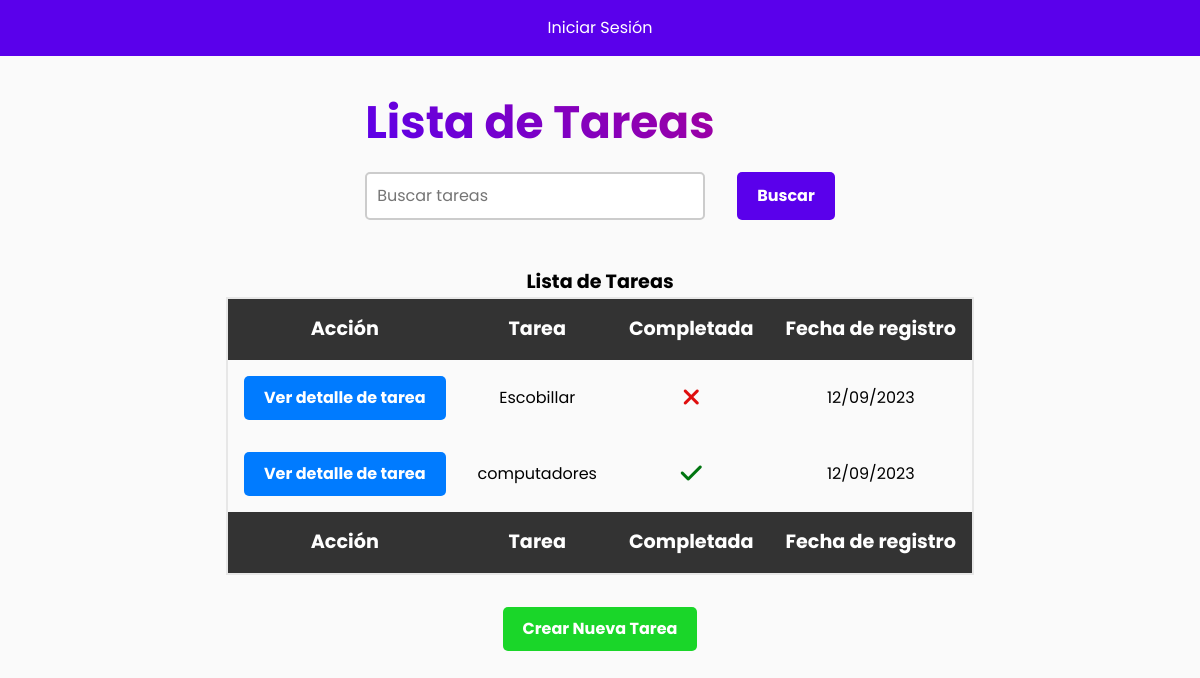
Before: /todo_task/ with the older database file.
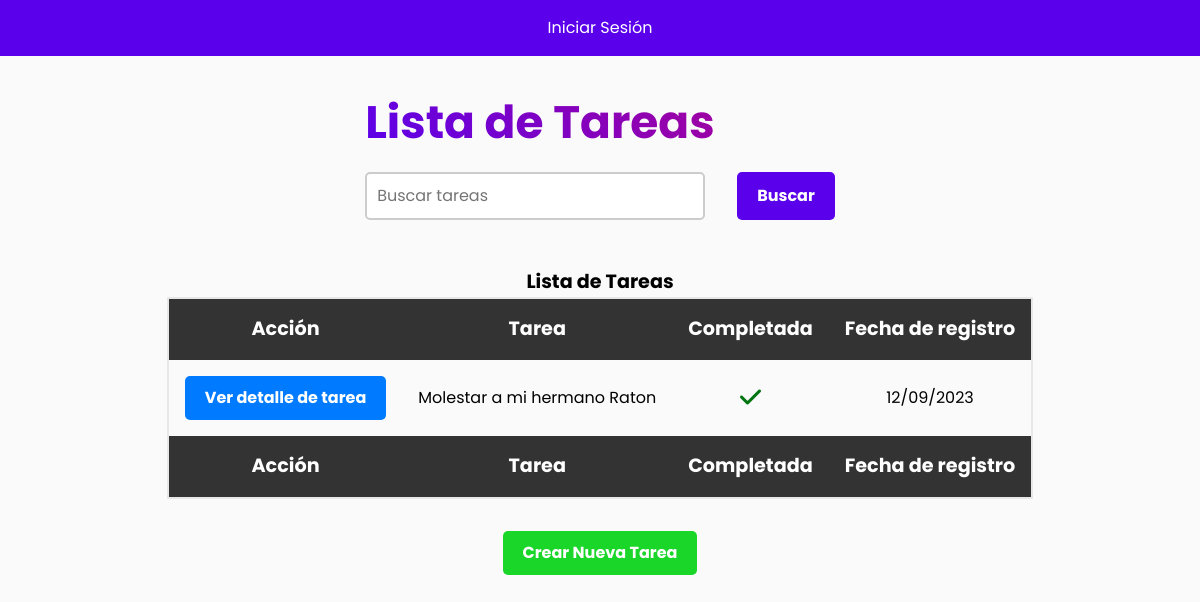
After: the same page with the newer database file.
### todo_task/models.py (models this page shows, shortened)
class Task(models.Model):
    title = models.CharField(max_length=200)
    complete = models.BooleanField(default=False)
    created = models.DateTimeField(auto_now_add=True)
    labels = models.ManyToManyField("Label")
    class Meta:
        ordering = ["-created"]

### todo_task/views.py (the view)
# urls.py: path("", views.list_tasks, name="list_tasks"),
def list_tasks(request):
    tasks = Task.objects.all()
    query = request.GET.get('q', '')  # Obtiene el valor de búsqueda del parámetro 'q' en la URL
    if not query:
        tasks = Task.objects.all()  # Obtén todas las tareas
    else:
        tasks = Task.objects.filter(title__startswith=query)  # Filtra las tareas cuyos títulos empiezan por la letra puesta
    return render(request, "todo_task/list_tasks.html", {"tasks": tasks, "query": query})

### todo_task/templates/todo_task/list_tasks.html (shortened to what this page needs)
{% extends "base.html" %}
{% load static %}
{% block css %}
    <link rel="stylesheet" type="text/css" href="{% static 'todo_task/css/style.css' %}">
{% endblock %}
{% block content %}
<section class="container">
    <h1 class="fs-6">Lista de Tareas</h1>
    <form class="search-form" method="get">
        <input type="text" name="q" value="{{ query }}" placeholder="Buscar tareas">
        <input class="btn btn-search" type="submit" value="Buscar">
    </form>
</section>
<section class="container">
    <table class="table">
        <caption class="fs-2">
            Lista de Tareas
        </caption>
        <thead>
            <tr class="table__headers fs-1">
                <th>Acción</th>
                <th>Tarea</th>
                <th>Completada</th>
                <th>Fecha de registro</th>
            </tr>
        </thead>
        <tbody>
            {% for task in tasks %}
            <tr class="fs-0">
                <td><a class="table__action" href="{% url 'task_detail' task.id %}">Ver detalle de tarea</a></td>
                <td>{{ task.title }}</td>
                <td class="table__status-cell">{% if task.complete %}<i class="fa-solid fa-check status-cell__ticket"></i>{% else %}<i class="fa-solid fa-xmark status-cell__cross"></i>{% endif %}</td>
                <td>{{ task.created|date:"d/m/Y" }}</td>
            </tr>
            {% endfor %}
        </tbody>
        <tfoot>
            <tr class="table__headers fs-1">
                <th>Acción</th>
                <th>Tarea</th>
                <th>Completada</th>
                <th>Fecha de registro</th>
            </tr>
        </tfoot>
    </table>
</section>
<div class="container">
    <a class="btn btn-create" href="{% url 'create_task' %}">Crear Nueva Tarea</a>
</div>
{% endblock %}

### taskmaster/templates/base.html (shortened to what this page needs)
{% load static %}
<!DOCTYPE html>
<html lang="es">
    <head>
        <link rel="stylesheet" type="text/css" href="{% static 'css/main.css' %}" />
        {% block css %}{% endblock %}
        <link
            rel="stylesheet"
            href="https://cdnjs.cloudflare.com/ajax/libs/font-awesome/6.4.2/css/all.min.css" />
    </head>
    <body>
        <header>
            <nav class="primary-nav">
                <ul class="nav-links">
                    {% if user.is_authenticated %}
                    <li><a href="{% url 'list_tasks' %}">Tareas</a></li>
                    {% if user.is_staff %}
                    <li><a href="{% url 'user_list' %}">Usuarios</a></li>
                    {% endif %}
                    <li id="perfil-trigger">
                        <div class="dropdown">
                            <button id="dropdown-button" class="dropbtn">
                                {{ user.email }}
                            </button>
                            <div id="myDropdown" class="dropdown-content">
                                <a href="{% url 'user_detail' request.user.id %}"
                                    >Mi Perfil</a
                                >
                                <a href="{% url 'logout' %}">Cerrar Sesión</a>
                            </div>
                        </div>
                    </li>
                    {% else %}
                    <li><a href="{% url 'login' %}">Iniciar Sesión</a></li>
                    {% endif %}
                </ul>
            </nav>
        </header>
        <main>{% block content %}{% endblock %}</main>
    </body>
</html>

### taskmaster/static/css/main.css (style rules this page uses)
:root { --clr-white: rgb(255, 255, 255); --clr-neutral-400: rgb(3, 3, 3); --clr-accent-700: rgb(90, 0, 235); --clr-gradient-accent: rgb(182, 0, 136); --clr-complete: rgb(0, 117, 16); --clr-incomplete: rgb(223, 14, 14); --clr-btn-create: rgb(26, 214, 41); --clr-btn-edit: rgb(0, 123, 255); --clr-btn-delete: rgb(223, 14, 14); --clr-btn-return: rgb(90, 90, 90); --clr-btn-search: var(--clr-accent-700); --clr-white-hover: rgba(255, 255, 255, 0.8); --clr-btn-create-hover: rgba(26, 214, 41, 0.8); --clr-btn-edit-hover: rgba(0, 123, 255, 0.8); --clr-btn-delete-hover: rgba(223, 14, 14, 0.8); --clr-btn-return-hover: rgba(90, 90, 90, 0.8); --clr-btn-search-hover: rgba(90, 0, 235, 0.8); --bg-clr: rgb(250, 250, 250); --ff-primary: "Poppins", Arial, Helvetica, sans-serif; --ff-body: var(var(--ff-primary)); --ff-heading: var(var(--ff-primary)); --fw-regular: 400; --fw-semi-bold: 600; --fw-bold: 700; --fs-1: clamp(0.75rem, calc(0.55rem + 0.69vw), 1.19rem); --fs-2: clamp(0.78rem, calc(0.59rem + 0.81vw), 1.4rem); --fs-3: clamp(0.88rem, calc(0.69rem + 1.06vw), 1.75rem); --fs-4: clamp(1.05rem, calc(0.81rem + 1.38vw), 2.19rem); --fs-5: clamp(1.26rem, calc(0.95rem + 1.79vw), 2.73rem); --fs-6: clamp(1.51rem, calc(1.11rem + 2.31vw), 3.42rem); --fs-7: clamp(1.81rem, calc(1.29rem + 2.98vw), 4.27rem); --fs-8: clamp(2.18rem, calc(1.51rem + 3.83vw), 5.34rem); --bs-1: clamp(2.38rem, calc(1.51rem + 2.79vw), 3rem); }
*, *::before, *::after { box-sizing: border-box; }
* { margin: 0; padding: 0; font: inherit; }
html { scroll-behavior: smooth; scroll-padding-top: var(--scroll-padding, 75px); }
body { line-height: 1.5; -webkit-font-smoothing: antialiased; background-color: var(--bg-clr); font-family: var(--ff-primary); }
h1, h2, p { color: var(--clr-neutral); }
a { text-decoration: none; }
li { list-style-type: none; text-align: center; }
caption { font-weight: var(--fw-bold); }
.fs-1 { font-size: var(--fs-1); }
.fs-2 { font-size: var(--fs-2); }
.fs-6 { font-size: var(--fs-6); }
.container { width: min(100% - 3rem, 120ch); margin-inline: auto; margin-top: 2rem; display: grid; place-content: center; }
.primary-nav { background-color: var(--clr-accent-700); }
.nav-links { display: flex; justify-content: center; align-items: center; gap: 2rem; padding-block: 1rem; }
.nav-links a { color: var(--clr-white); }
h1 { font-weight: var(--fw-bold); background-image: linear-gradient( 45deg, var(--clr-accent-700), var(--clr-gradient-accent) ); background-clip: text; -webkit-background-clip: text; color: transparent; }
.btn { display: inline; padding: 10px 20px; color: white; text-decoration: none; border: none; border-radius: 5px; cursor: pointer; font-weight: var(--fw-bold); transition: background-color 0.3s ease; }
.btn-search { background-color: var(--clr-btn-search); }
.btn-create { background-color: var(--clr-btn-create); }
.search-form { display: flex; gap: 2rem; margin-block: 1rem; }
.search-form input[type="text"] { padding: 10px; font-size: 16px; border: 2px solid #ccc; border-radius: 5px; outline: none; }
.table { width: 100%; border-collapse: collapse; border: 2px solid rgb(231, 231, 231); }
.table th, .table td { padding: 1rem; text-align: center; }
.table th { font-weight: bold; background-color: #333; color: white; }
.table__headers { font-size: 1.2rem; font-weight: bold; }
.table__action { display: inline-block; padding: 10px 20px; background-color: var(--clr-btn-edit); color: white; text-decoration: none; border: none; border-radius: 5px; cursor: pointer; font-weight: bold; transition: background-color 0.3s ease; }
.table__status-cell { font-size: 1.5rem; }
.status-cell__ticket { color: var(--clr-complete); }

Changed rows visible on the page:
removed Task: title "Escobillar", complete False (drawn), created "12/09/2023"
removed Task: title "computadores", complete True (drawn), created "12/09/2023"
added Task: title "Molestar a mi hermano Raton", complete True (drawn), created "12/09/2023"
